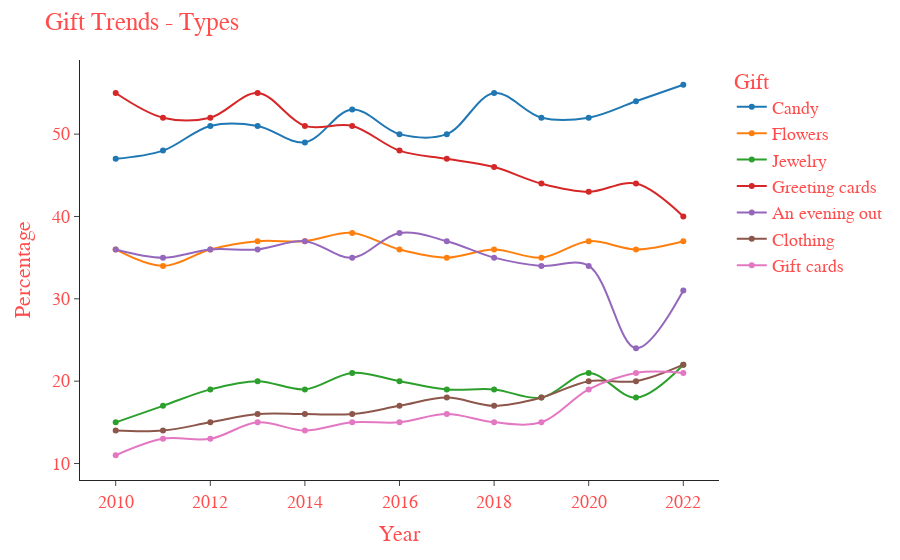

Here is the notebook cell this chart was saved with:
### Code cell
fig = px.line(hgtpb, x = "Year", y = list(hgtpb.columns[1 : ]),
              markers = True, line_shape = 'spline',
              labels={
                      "value": "Percentage",
                      "variable": "Gift"
                     }
)

fig.update_layout(
    title = "Gift Trends - Types",
    font=dict(
        family = font_family,
        size = 18,
        color = "#ff4d4d",
    )
)

fig.update_traces(
                  selector = dict(type=''),
                  marker = dict(size=6,
                              line = dict(width=2,
                                        color = 'darkred')),
                 )

fig.update_yaxes(type="linear")

fig.show()

### Figure 1 — Plotly figure (JSON) as saved in the notebook; plotly's stock layout.template omitted (floating-point values rounded to 4 significant figures)
{"data": [{"hovertemplate": "Gift=Candy<br>Year=%{x}<br>Percentage=%{y}<extra></extra>", "legendgroup": "Candy", "line": {"color": "#1F77B4", "dash": "solid", "shape": "spline"}, "marker": {"symbol": "circle"}, "mode": "markers+lines", "name": "Candy", "orientation": "h", "showlegend": true, "type": "scatter", "x": [2010, 2011, 2012, 2013, 2014, 2015, 2016, 2017, 2018, 2019, 2020, 2021, 2022], "xaxis": "x", "y": ["47", "48", "51", "51", "49", "53", "50", "50", "55", "52", "52", "54", "56"], "yaxis": "y"}, {"hovertemplate": "Gift=Flowers<br>Year=%{x}<br>Percentage=%{y}<extra></extra>", "legendgroup": "Flowers", "line": {"color": "#FF7F0E", "dash": "solid", "shape": "spline"}, "marker": {"symbol": "circle"}, "mode": "markers+lines", "name": "Flowers", "orientation": "h", "showlegend": true, "type": "scatter", "x": [2010, 2011, 2012, 2013, 2014, 2015, 2016, 2017, 2018, 2019, 2020, 2021, 2022], "xaxis": "x", "y": ["36", "34", "36", "37", "37", "38", "36", "35", "36", "35", "37", "36", "37"], "yaxis": "y"}, {"hovertemplate": "Gift=Jewelry<br>Year=%{x}<br>Percentage=%{y}<extra></extra>", "legendgroup": "Jewelry", "line": {"color": "#2CA02C", "dash": "solid", "shape": "spline"}, "marker": {"symbol": "circle"}, "mode": "markers+lines", "name": "Jewelry", "orientation": "h", "showlegend": true, "type": "scatter", "x": [2010, 2011, 2012, 2013, 2014, 2015, 2016, 2017, 2018, 2019, 2020, 2021, 2022], "xaxis": "x", "y": ["15", "17", "19", "20", "19", "21", "20", "19", "19", "18", "21", "18", "22"], "yaxis": "y"}, {"hovertemplate": "Gift=Greeting cards<br>Year=%{x}<br>Percentage=%{y}<extra></extra>", "legendgroup": "Greeting cards", "line": {"color": "#D62728", "dash": "solid", "shape": "spline"}, "marker": {"symbol": "circle"}, "mode": "markers+lines", "name": "Greeting cards", "orientation": "h", "showlegend": true, "type": "scatter", "x": [2010, 2011, 2012, 2013, 2014, 2015, 2016, 2017, 2018, 2019, 2020, 2021, 2022], "xaxis": "x", "y": ["55", "52", "52", "55", "51", "51", "48", "47", "46", "44", "43", "44", "40"], "yaxis": "y"}, {"hovertemplate": "Gift=An evening out<br>Year=%{x}<br>Percentage=%{y}<extra></extra>", "legendgroup": "An evening out", "line": {"color": "#9467BD", "dash": "solid", "shape": "spline"}, "marker": {"symbol": "circle"}, "mode": "markers+lines", "name": "An evening out", "orientation": "h", "showlegend": true, "type": "scatter", "x": [2010, 2011, 2012, 2013, 2014, 2015, 2016, 2017, 2018, 2019, 2020, 2021, 2022], "xaxis": "x", "y": ["36", "35", "36", "36", "37", "35", "38", "37", "35", "34", "34", "24", "31"], "yaxis": "y"}, {"hovertemplate": "Gift=Clothing<br>Year=%{x}<br>Percentage=%{y}<extra></extra>", "legendgroup": "Clothing", "line": {"color": "#8C564B", "dash": "solid", "shape": "spline"}, "marker": {"symbol": "circle"}, "mode": "markers+lines", "name": "Clothing", "orientation": "h", "showlegend": true, "type": "scatter", "x": [2010, 2011, 2012, 2013, 2014, 2015, 2016, 2017, 2018, 2019, 2020, 2021, 2022], "xaxis": "x", "y": ["14", "14", "15", "16", "16", "16", "17", "18", "17", "18", "20", "20", "22"], "yaxis": "y"}, {"hovertemplate": "Gift=Gift cards<br>Year=%{x}<br>Percentage=%{y}<extra></extra>", "legendgroup": "Gift cards", "line": {"color": "#E377C2", "dash": "solid", "shape": "spline"}, "marker": {"symbol": "circle"}, "mode": "markers+lines", "name": "Gift cards", "orientation": "h", "showlegend": true, "type": "scatter", "x": [2010, 2011, 2012, 2013, 2014, 2015, 2016, 2017, 2018, 2019, 2020, 2021, 2022], "xaxis": "x", "y": ["11", "13", "13", "15", "14", "15", "15", "16", "15", "15", "19", "21", "21"], "yaxis": "y"}], "layout": {"font": {"color": "#ff4d4d", "family": "Verdana", "size": 18}, "legend": {"title": {"text": "Gift"}, "tracegroupgap": 0}, "margin": {"t": 60}, "title": {"text": "Gift Trends - Types"}, "xaxis": {"anchor": "y", "domain": [0, 1], "title": {"text": "Year"}}, "yaxis": {"anchor": "x", "domain": [0, 1], "title": {"text": "Percentage"}, "type": "linear"}}}
